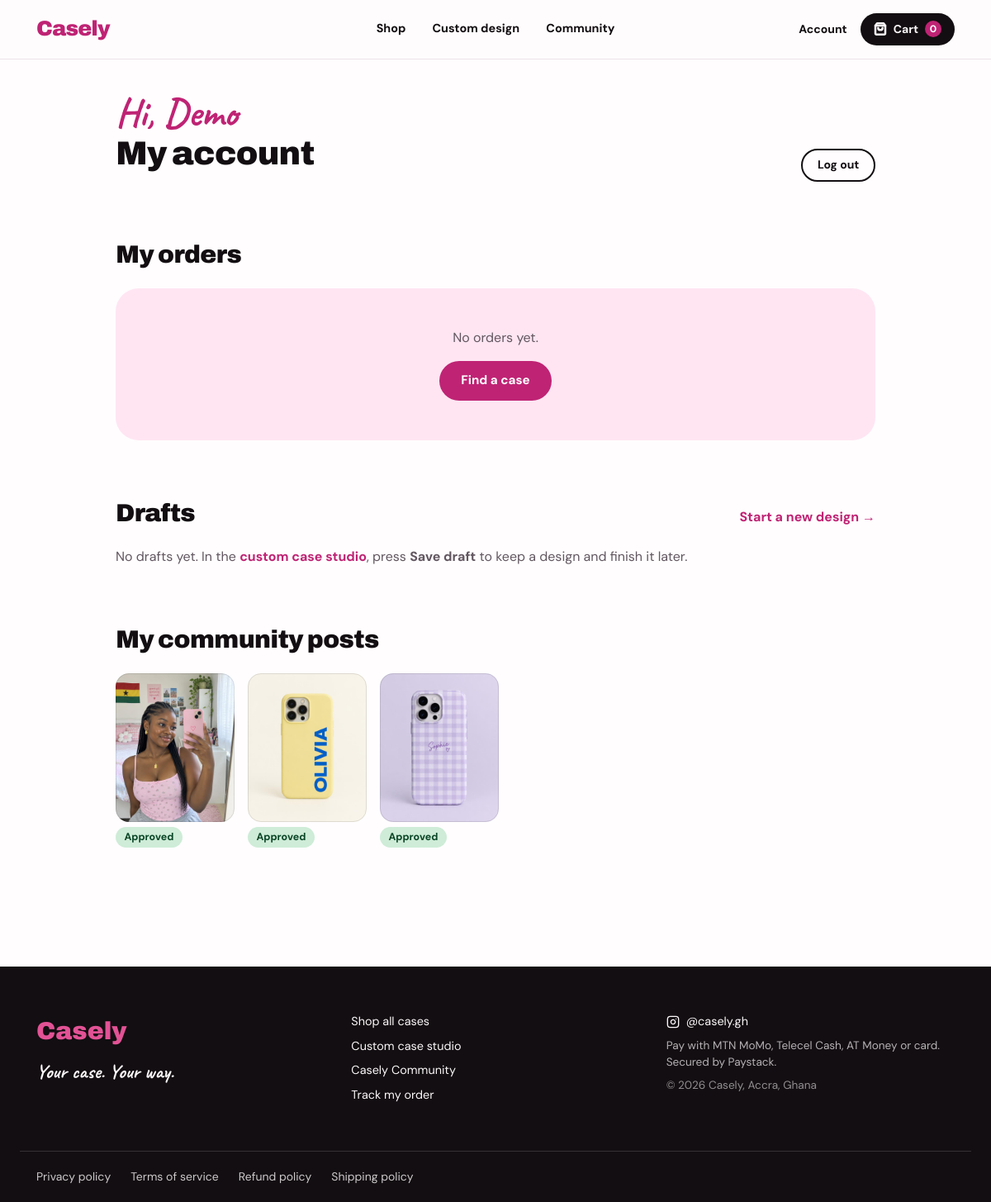
The app's page /views/account.php (signed in) with its own data.
### tables this page shows
CREATE TABLE `community_posts` (
  `post_id` int(11) NOT NULL AUTO_INCREMENT,
  `customer_id` int(11) NOT NULL,
  `product_id` int(11) DEFAULT NULL,
  `post_image` varchar(255) NOT NULL,
  `caption` varchar(150) DEFAULT NULL,
  `handle` varchar(40) DEFAULT NULL,
  `status` enum('pending','approved','rejected') NOT NULL DEFAULT 'pending',
  `reward_code` varchar(30) DEFAULT NULL,
  `created_at` timestamp NOT NULL DEFAULT CURRENT_TIMESTAMP,
  PRIMARY KEY (`post_id`),
  KEY `customer_id` (`customer_id`),
  KEY `product_id` (`product_id`),
  CONSTRAINT `community_posts_ibfk_1` FOREIGN KEY (`customer_id`) REFERENCES `customer` (`customer_id`) ON DELETE CASCADE,
  CONSTRAINT `community_posts_ibfk_2` FOREIGN KEY (`product_id`) REFERENCES `products` (`product_id`) ON DELETE SET NULL
);

### core/core.php (called while the page is built, shortened)
<?php
function get_user_id()
{
    return $_SESSION['customer_id'] ?? null;
}
function e($value)
{
    return htmlspecialchars((string) $value, ENT_QUOTES, 'UTF-8');
}
function root_dir()
{
    return defined('ROOT_DIR') ? ROOT_DIR : '..';
}

### views/layout/flash.php (called while the page is built, shortened)
<?php
$ROOT_DIR = $ROOT_DIR ?? root_dir();
?>

### controllers/OrderController.php (called while the page is built, shortened)
<?php
require_once __DIR__ . "/../classes/OrderClass.php";
class OrderController
{
    private $orderModel;
    public function __construct()
    {
        $this->orderModel = new OrderClass();
    }
    public function getOrdersByCustomer($customerId)
    {
        return $this->orderModel->getOrdersByCustomer($customerId);
    }
}

### classes/OrderClass.php (called while the page is built, shortened)
<?php
require_once __DIR__ . "/../core/db_class.php";
class OrderClass extends Database
{
    public function getOrdersByCustomer($customerId)
    {
        $sql = "SELECT o.*, (SELECT COALESCE(SUM(qty), 0) FROM orderdetails WHERE order_id = o.order_id) AS item_count
                FROM orders o WHERE o.customer_id = ? ORDER BY o.order_date DESC";
        return $this->fetchAll($sql, [$customerId]);
    }
}

### core/db_class.php (called while the page is built, shortened)
<?php
class Database
{
    private static $sharedConn = null;
    private $conn;
    public function __construct()
    {
        if (self::$sharedConn === null) {
            try {
                self::$sharedConn = new PDO(
                    "mysql:host=" . DB_HOST . ";dbname=" . DB_NAME . ";charset=utf8mb4",
                    DB_USER,
                    DB_PASS
                );
                self::$sharedConn->setAttribute(PDO::ATTR_ERRMODE, PDO::ERRMODE_EXCEPTION);
                self::$sharedConn->setAttribute(PDO::ATTR_EMULATE_PREPARES, false);
            } catch (PDOException $e) {
                error_log("Database connection failed: " . $e->getMessage());
                http_response_code(500);
                die("Sorry, the store is unavailable right now. Try again shortly.");
            }
        }
        $this->conn = self::$sharedConn;
    }
    public function fetchAll($sql, $params = [])
    {
        $stmt = $this->conn->prepare($sql);
        $stmt->execute($params);
        return $stmt->fetchAll(PDO::FETCH_ASSOC);
    }
}

### controllers/DraftController.php (called while the page is built, shortened)
<?php
require_once __DIR__ . "/../classes/DraftClass.php";
class DraftController
{
    private $model;
    public function __construct()
    {
        $this->model = new DraftClass();
    }
    public function getDrafts($customerId)
    {
        return $this->model->getDraftsByCustomer($customerId);
    }
}

### classes/DraftClass.php (called while the page is built, shortened)
<?php
require_once __DIR__ . "/../core/db_class.php";
class DraftClass extends Database
{
    public function getDraftsByCustomer($customerId)
    {
        $sql = "SELECT d.draft_id, d.draft_name, d.preview_image, d.updated_at, m.model_name
                FROM design_drafts d
                LEFT JOIN phone_models m ON m.model_id = d.model_id
                WHERE d.customer_id = ?
                ORDER BY d.updated_at DESC";
        return $this->fetchAll($sql, [$customerId]);
    }
}

### controllers/CommunityController.php (called while the page is built, shortened)
<?php
require_once __DIR__ . "/../classes/CommunityClass.php";
class CommunityController
{
    private $communityModel;
    public function __construct()
    {
        $this->communityModel = new CommunityClass();
    }
    public function getPostsByCustomer($customerId)
    {
        return $this->communityModel->getPostsByCustomer($customerId);
    }
}

### classes/CommunityClass.php (called while the page is built, shortened)
<?php
require_once __DIR__ . "/../core/db_class.php";
class CommunityClass extends Database
{
    public function getPostsByCustomer($customerId)
    {
        $sql = "SELECT cp.*, p.product_title FROM community_posts cp
                LEFT JOIN products p ON p.product_id = cp.product_id
                WHERE cp.customer_id = ? ORDER BY cp.created_at DESC";
        return $this->fetchAll($sql, [$customerId]);
    }
}

### views/account.php (the view, shortened to what this page needs)
<?php
require_once __DIR__ . '/../core/core.php';
require_once __DIR__ . '/layout/header.php';
require_once __DIR__ . '/../controllers/OrderController.php';
require_once __DIR__ . '/../controllers/CommunityController.php';
require_once __DIR__ . '/../controllers/DraftController.php';
$orders = (new OrderController())->getOrdersByCustomer(get_user_id());
$posts = (new CommunityController())->getPostsByCustomer(get_user_id());
$drafts = (new DraftController())->getDrafts(get_user_id());
?>
<div class="container container-narrow page">
    <div class="section-head">
        <div>
            <p class="script script-lg">Hi, <?php echo e(strtok($_SESSION['customer_name'], ' ')); ?></p>
            <h1 class="display-md">My account</h1>
        </div>
        <a href="<?php echo $ROOT_DIR; ?>/logout.php" class="btn btn-outline btn-sm">Log out</a>
    </div>
    <section class="section">
        <h2 class="section-title">My orders</h2>
        <?php if (!$orders): ?>
            <div class="soft-panel empty-state">
                <p class="muted">No orders yet.</p>
                <a href="<?php echo $ROOT_DIR; ?>/views/shop.php" class="btn btn-primary">Find a case</a>
            </div>
        <?php endif; ?>
    </section>
    <section class="section" id="drafts">
        <div class="section-head">
            <h2 class="section-title">Drafts</h2>
            <a href="<?php echo $ROOT_DIR; ?>/views/design.php" class="text-link">Start a new design &rarr;</a>
        </div>
        <?php if (!$drafts): ?>
            <p class="muted">No drafts yet. In the <a href="<?php echo $ROOT_DIR; ?>/views/design.php" class="text-link">custom case studio</a>, press <strong>Save draft</strong> to keep a design and finish it later.</p>
        <?php endif; ?>
    </section>
    <section class="section">
        <h2 class="section-title">My community posts</h2>
        <?php if (!$posts): ?>
            <p class="muted">You haven't shared a photo yet. <a href="<?php echo $ROOT_DIR; ?>/views/community.php#share" class="text-link">Share your case</a> and earn a discount code.</p>
        <?php else: ?>
            <div class="post-strip">
                <?php foreach ($posts as $post): ?>
                    <figure>
                        <img src="<?php echo $ROOT_DIR; ?>/uploads/public/community/<?php echo e($post['post_image']); ?>" alt="Your community post" loading="lazy">
                        <figcaption><span class="status status-<?php echo e($post['status']); ?>"><?php echo ucfirst($post['status']); ?></span></figcaption>
                    </figure>
                <?php endforeach; ?>
            </div>
        <?php endif; ?>
    </section>
</div>
<?php require_once __DIR__ . '/layout/footer.php'; ?>

### css/style.css (style rules this page uses)
:root { --radius: 1.25rem; --background: oklch(0.995 0.003 350); --foreground: oklch(0.17 0.01 330); --card: oklch(1 0 0); --primary: oklch(0.65 0.19 355); --primary-strong: oklch(0.54 0.2 355); --primary-foreground: oklch(1 0 0); --secondary: oklch(0.95 0.035 350); --secondary-foreground: oklch(0.3 0.08 340); --muted: oklch(0.965 0.01 340); --muted-foreground: oklch(0.47 0.02 330); --accent: oklch(0.92 0.06 95); --destructive: oklch(0.55 0.22 27); --destructive-text: oklch(0.5 0.2 27); --border: oklch(0.92 0.015 340); --input: oklch(0.64 0.02 340); --ring: oklch(0.65 0.19 355); --plum: oklch(0.32 0.1 345); --lilac: oklch(0.78 0.08 310); --butter: oklch(0.93 0.11 100); --mint: oklch(0.88 0.06 155); --sky: oklch(0.85 0.05 255); --pink-soft: oklch(0.9 0.06 355); --ink: oklch(0.17 0.01 330); --ink-foreground: oklch(0.98 0.005 350); --success: oklch(0.55 0.13 155); --warning: oklch(0.7 0.15 70); --font-display: "Archivo", system-ui, sans-serif; --font-sans: "DM Sans", system-ui, sans-serif; --font-script: "Caveat", cursive; }
*, *::before, *::after { box-sizing: border-box; border-color: var(--border); }
html { -webkit-text-size-adjust: 100%; -webkit-font-smoothing: antialiased; -moz-osx-font-smoothing: grayscale; scroll-padding-top: 7rem; }
body { margin: 0; background: var(--background); color: var(--foreground); font-family: var(--font-sans); font-size: 1rem; line-height: 1.5; -webkit-tap-highlight-color: transparent; }
h1, h2, h3 { font-family: var(--font-display); letter-spacing: -0.02em; line-height: 1.1; margin: 0; text-wrap: balance; }
p { margin: 0; text-wrap: pretty; }
img { max-width: 100%; display: block; }
a { color: inherit; text-decoration: none; }
.container { width: 100%; max-width: 72rem; margin: 0 auto; padding: 0 1.25rem; }
.container-narrow { max-width: 60rem; }
.page { padding-top: 2.5rem; padding-bottom: 2.5rem; }
.section { margin-top: 4.5rem; }
.section-head { display: flex; align-items: flex-end; justify-content: space-between; gap: 1rem; flex-wrap: wrap; margin-bottom: 1.5rem; }
.section-head .section-title { margin-bottom: 0; }
.display-md { font-size: 2.25rem; font-weight: 900; margin: .25rem 0 .75rem; }
.section-title { font-size: 1.875rem; font-weight: 900; margin-bottom: 1.5rem; }
.script { font-family: var(--font-script); color: var(--primary-strong); font-weight: 700; letter-spacing: 0; }
.script-lg { font-size: 2.25rem; line-height: 1; display: inline-block; }
.muted { color: var(--muted-foreground); }
.text-link { color: var(--primary-strong); font-weight: 700; background: none; border: 0; padding: 0; }
@media (min-width: 768px) { .display-md { font-size: 2.5rem; } }
@media (min-width: 768px) { .script-lg { font-size: 3rem; } }
.btn { display: inline-flex; align-items: center; justify-content: center; gap: .5rem; min-height: 48px; padding: .75rem 1.5rem; border-radius: 999px; border: 2px solid transparent; font-weight: 700; font-size: .95rem; line-height: 1.2; text-align: center; transition: transform .15s ease-out, background-color .15s ease, opacity .15s ease; }
.btn-primary { background: var(--primary-strong); color: var(--primary-foreground); }
.btn-outline { border-color: var(--ink); background: transparent; }
.btn-sm { min-height: 40px; padding: .5rem 1.1rem; font-size: .875rem; }
.empty-state { text-align: center; padding: 3rem 1rem; display: grid; justify-items: center; gap: 1rem; }
.soft-panel { background: var(--secondary); border-radius: 1.75rem; }
.post-strip { display: flex; gap: 1rem; overflow-x: auto; padding-bottom: .5rem; }
.post-strip figure { margin: 0; flex: 0 0 9rem; }
.post-strip img { aspect-ratio: 4 / 5; object-fit: cover; border-radius: 1rem; }
.post-strip figcaption { margin-top: .35rem; }
.status { display: inline-block; padding: .2rem .65rem; border-radius: 999px; font-size: .78rem; font-weight: 700; background: var(--muted); white-space: nowrap; }
.status-paid, .status-approved, .status-delivered { background: color-mix(in oklab, var(--mint) 70%, white); color: oklch(0.35 0.08 155); }
:root { --image-outline: oklch(0 0 0 / 0.1); }
.product-card-media, .product-detail-media, .cart-thumb, .mini-wall img, .post-strip img, .admin-thumb, .review-card img { outline: 1px solid var(--image-outline); outline-offset: -1px; }

### records on screen
community_posts: post_image (picture), status "Approved"
community_posts: post_image (picture), status "Approved"
community_posts: post_image (picture), status "Approved"

### other values on screen
$label "Shop"
$label "Custom design"
$label "Community"
$cartCount "0"
strtok($_SESSION['customer_name'], ' ') "Demo"
